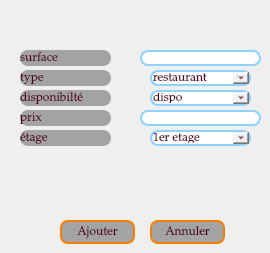
           <widget class="QWidget" name="tab">
            <attribute name="title">
             <string>Ajouter</string>
            </attribute>
            <widget class="QLabel" name="label_nom">
             <property name="geometry">
              <rect>
               <x>20</x>
               <y>50</y>
               <width>91</width>
               <height>16</height>
              </rect>
             </property>
             <property name="styleSheet">
              <string notr="true">background-color:#A3A3A3;
color: rgb(86, 1, 38);
border-radius: 8px;
font-size: 12px;
font-family: Palatino Linotype;</string>
             </property>
             <property name="text">
              <string>surface</string>
             </property>
            </widget>
            <widget class="QLabel" name="label_description">
             <property name="geometry">
              <rect>
               <x>20</x>
               <y>70</y>
               <width>91</width>
               <height>16</height>
              </rect>
             </property>
             <property name="styleSheet">
              <string notr="true">background-color:#A3A3A3;
color: rgb(86, 1, 38);
border-radius: 8px;
font-size: 12px;
font-family: Palatino Linotype;</string>
             </property>
             <property name="text">
              <string>type</string>
             </property>
            </widget>
            <widget class="QLabel" name="label_type">
             <property name="geometry">
              <rect>
               <x>20</x>
               <y>90</y>
               <width>91</width>
               <height>16</height>
              </rect>
             </property>
             <property name="styleSheet">
              <string notr="true">background-color:#A3A3A3;
color: rgb(86, 1, 38);
border-radius: 8px;
font-size: 12px;
font-family: Palatino Linotype;</string>
             </property>
             <property name="text">
              <string>disponibilté</string>
             </property>
            </widget>
            <widget class="QLabel" name="label_lieu">
             <property name="geometry">
              <rect>
               <x>20</x>
               <y>110</y>
               <width>91</width>
               <height>16</height>
              </rect>
             </property>
             <property name="styleSheet">
              <string notr="true">background-color:#A3A3A3;
color: rgb(86, 1, 38);
border-radius: 8px;
font-size: 12px;
font-family: Palatino Linotype;</string>
             </property>
             <property name="text">
              <string>prix</string>
             </property>
            </widget>
            <widget class="QLineEdit" name="lineEdit_prix">
             <property name="geometry">
              <rect>
               <x>140</x>
               <y>110</y>
               <width>121</width>
               <height>16</height>
              </rect>
             </property>
             <property name="styleSheet">
              <string notr="true">padding: 1px;
border-style: solid;
border: 2px solid  #8ed2ff;
border-radius: 8px;
font-size: 12px;
font-family: Palatino Linotype;
color: rgb(86, 1, 38);</string>
             </property>
             <property name="text">
              <string/>
             </property>
            </widget>
            <widget class="QLineEdit" name="lineEdit_surface">
             <property name="geometry">
              <rect>
               <x>140</x>
               <y>50</y>
               <width>121</width>
               <height>16</height>
              </rect>
             </property>
             <property name="styleSheet">
              <string notr="true">color: rgb(86, 1, 38);
padding: 1px;
border-style: solid;
border: 2px solid  #8ed2ff;
border-radius: 8px;
font-size: 12px;
font-family: Palatino Linotype;</string>
             </property>
             <property name="text">
              <string/>
             </property>
            </widget>
            <widget class="QPushButton" name="pushButton_ajouter">
             <property name="geometry">
              <rect>
               <x>60</x>
               <y>220</y>
               <width>75</width>
               <height>24</height>
              </rect>
             </property>
             <property name="styleSheet">
              <string notr="true">background-color:#A3A3A3;
color: rgb(86, 1, 38);
padding: 1px;
border-style: solid;
border: 2px solid #f77f00;
border-radius: 8px;
font-size: 12px;
font-family: Palatino Linotype;</string>
             </property>
             <property name="text">
              <string>Ajouter</string>
             </property>
            </widget>
            <widget class="QPushButton" name="pushButton_annuler">
             <property name="geometry">
              <rect>
               <x>150</x>
               <y>220</y>
               <width>75</width>
               <height>24</height>
              </rect>
             </property>
             <property name="styleSheet">
              <string notr="true">background-color:#A3A3A3;
color: rgb(86, 1, 38);
padding: 1px;
border-style: solid;
border: 2px solid #f77f00;
border-radius: 8px;
font-size: 12px;
font-family: Palatino Linotype;</string>
             </property>
             <property name="text">
              <string>Annuler</string>
             </property>
            </widget>
            <widget class="QLabel" name="label_dateC">
             <property name="geometry">
              <rect>
               <x>20</x>
               <y>130</y>
               <width>91</width>
               <height>16</height>
              </rect>
             </property>
             <property name="styleSheet">
              <string notr="true">background-color:#A3A3A3;
color: rgb(86, 1, 38);
border-radius: 8px;
font-size: 12px;
font-family: Palatino Linotype;</string>
             </property>
             <property name="text">
              <string>étage</string>
             </property>
            </widget>
            <widget class="QComboBox" name="comboBox_type">
             <property name="geometry">
              <rect>
               <x>150</x>
               <y>70</y>
               <width>101</width>
               <height>16</height>
              </rect>
             </property>
             <property name="styleSheet">
              <string notr="true">padding: 1px;
border-style: solid;
border: 2px solid #8ed2ff;
border-radius: 8px;
font-size: 12px;
font-family: Palatino Linotype;
color: rgb(86, 1, 38);</string>
             </property>
             <item>
              <property name="text">
               <string>restaurant</string>
              </property>
             </item>
             <item>
              <property name="text">
               <string>boutique</string>
              </property>
             </item>
             <item>
              <property name="text">
               <string>magazin</string>
              </property>
             </item>
            </widget>
            <widget class="QComboBox" name="comboBox_dispo">
             <property name="geometry">
              <rect>
               <x>150</x>
               <y>90</y>
               <width>101</width>
               <height>16</height>
              </rect>
             </property>
             <property name="styleSheet">
              <string notr="true">padding: 1px;
border-style: solid;
border: 2px solid #8ed2ff;
border-radius: 8px;
font-size: 12px;
font-family: Palatino Linotype;
color: rgb(86, 1, 38);</string>
             </property>
             <item>
              <property name="text">
               <string>dispo</string>
              </property>
             </item>
             <item>
              <property name="text">
               <string>non</string>
              </property>
             </item>
            </widget>
            <widget class="QComboBox" name="comboBox_etage">
             <property name="geometry">
              <rect>
               <x>150</x>
               <y>130</y>
               <width>101</width>
               <height>16</height>
              </rect>
             </property>
             <property name="styleSheet">
              <string notr="true">padding: 1px;
border-style: solid;
border: 2px solid #8ed2ff;
border-radius: 8px;
font-size: 12px;
font-family: Palatino Linotype;
color: rgb(86, 1, 38);</string>
             </property>
             <item>
              <property name="text">
               <string>1er etage</string>
              </property>
             </item>
             <item>
              <property name="text">
               <string>2eme etage</string>
              </property>
             </item>
             <item>
              <property name="text">
               <string>3eme etage</string>
              </property>
             </item>
            </widget>
           </widget>
